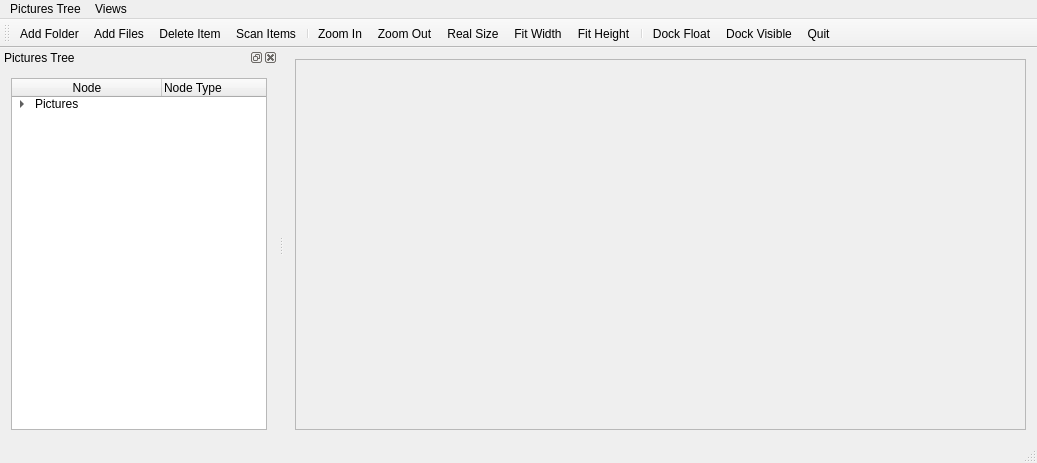
<?xml version="1.0" encoding="UTF-8"?>
<ui version="4.0">
 <class>MainWindow</class>
 <widget class="QMainWindow" name="MainWindow">
  <property name="geometry">
   <rect>
    <x>0</x>
    <y>0</y>
    <width>1037</width>
    <height>463</height>
   </rect>
  </property>
  <property name="windowTitle">
   <string>MainWindow</string>
  </property>
  <widget class="QWidget" name="centralWidget">
   <layout class="QHBoxLayout" name="horizontalLayout">
    <item>
     <widget class="QScrollArea" name="scrollArea">
      <property name="widgetResizable">
       <bool>true</bool>
      </property>
      <widget class="QWidget" name="scrollAreaWidgetContents">
       <property name="geometry">
        <rect>
         <x>0</x>
         <y>0</y>
         <width>702</width>
         <height>339</height>
        </rect>
       </property>
       <layout class="QVBoxLayout" name="verticalLayout">
        <item>
         <widget class="QLabel" name="labelPic">
          <property name="text">
           <string/>
          </property>
         </widget>
        </item>
       </layout>
      </widget>
     </widget>
    </item>
   </layout>
  </widget>
  <widget class="QMenuBar" name="menuBar">
   <property name="geometry">
    <rect>
     <x>0</x>
     <y>0</y>
     <width>1037</width>
     <height>22</height>
    </rect>
   </property>
   <widget class="QMenu" name="menuPic">
    <property name="title">
     <string>Pictures Tree</string>
    </property>
    <addaction name="actAddFolder"/>
    <addaction name="actAddFiles"/>
    <addaction name="actDeleteItem"/>
    <addaction name="actScanItems"/>
    <addaction name="separator"/>
    <addaction name="actQuit"/>
   </widget>
   <widget class="QMenu" name="menuViews">
    <property name="title">
     <string>Views</string>
    </property>
    <addaction name="actZoomIn"/>
    <addaction name="actZoomOut"/>
    <addaction name="actZoomRealSize"/>
    <addaction name="actZoomFitW"/>
    <addaction name="actZoomFitH"/>
   </widget>
   <addaction name="menuPic"/>
   <addaction name="menuViews"/>
  </widget>
  <widget class="QToolBar" name="mainToolBar">
   <property name="toolButtonStyle">
    <enum>Qt::ToolButtonTextUnderIcon</enum>
   </property>
   <attribute name="toolBarArea">
    <enum>TopToolBarArea</enum>
   </attribute>
   <attribute name="toolBarBreak">
    <bool>false</bool>
   </attribute>
   <addaction name="actAddFolder"/>
   <addaction name="actAddFiles"/>
   <addaction name="actDeleteItem"/>
   <addaction name="actScanItems"/>
   <addaction name="separator"/>
   <addaction name="actZoomIn"/>
   <addaction name="actZoomOut"/>
   <addaction name="actZoomRealSize"/>
   <addaction name="actZoomFitW"/>
   <addaction name="actZoomFitH"/>
   <addaction name="separator"/>
   <addaction name="actDockFloat"/>
   <addaction name="actDockVisible"/>
   <addaction name="actQuit"/>
  </widget>
  <widget class="QStatusBar" name="statusBar"/>
  <widget class="QDockWidget" name="dockWidget">
   <property name="windowTitle">
    <string>Pictures Tree</string>
   </property>
   <attribute name="dockWidgetArea">
    <number>1</number>
   </attribute>
   <widget class="QWidget" name="dockWidgetContents">
    <layout class="QVBoxLayout" name="verticalLayout_2">
     <item>
      <widget class="QTreeWidget" name="treeWidget">
       <property name="columnCount">
        <number>2</number>
       </property>
       <attribute name="headerDefaultSectionSize">
        <number>150</number>
       </attribute>
       <attribute name="headerMinimumSectionSize">
        <number>50</number>
       </attribute>
       <column>
        <property name="text">
         <string>Node</string>
        </property>
        <property name="textAlignment">
         <set>AlignCenter</set>
        </property>
       </column>
       <column>
        <property name="text">
         <string>Node Type</string>
        </property>
       </column>
       <item>
        <property name="text">
         <string>Pictures</string>
        </property>
        <item>
         <property name="text">
          <string>Group Node</string>
         </property>
         <property name="text">
          <string/>
         </property>
         <item>
          <property name="text">
           <string>Picture Node</string>
          </property>
         </item>
        </item>
        <item>
         <property name="text">
          <string>Group 2</string>
         </property>
         <item>
          <property name="text">
           <string>Picture 2</string>
          </property>
         </item>
        </item>
       </item>
      </widget>
     </item>
    </layout>
   </widget>
  </widget>
  <action name="actAddFolder">
   <property name="icon">
    <iconset resource="res.qrc">
     <normaloff>:/images/icons/open3.bmp</normaloff>:/images/icons/open3.bmp</iconset>
   </property>
   <property name="text">
    <string>Add Folder...</string>
   </property>
   <property name="toolTip">
    <string>Add Folder</string>
   </property>
   <property name="shortcut">
    <string>Ctrl+F</string>
   </property>
  </action>
  <action name="actAddFiles">
   <property name="icon">
    <iconset resource="res.qrc">
     <normaloff>:/images/icons/824.bmp</normaloff>:/images/icons/824.bmp</iconset>
   </property>
   <property name="text">
    <string>Add Files...</string>
   </property>
   <property name="toolTip">
    <string>Add Files</string>
   </property>
   <property name="shortcut">
    <string>Ctrl+N</string>
   </property>
  </action>
  <action name="actZoomIn">
   <property name="icon">
    <iconset resource="res.qrc">
     <normaloff>:/images/icons/418.bmp</normaloff>:/images/icons/418.bmp</iconset>
   </property>
   <property name="text">
    <string>Zoom In</string>
   </property>
   <property name="toolTip">
    <string>Zoom In</string>
   </property>
   <property name="shortcut">
    <string>Ctrl+I</string>
   </property>
  </action>
  <action name="actZoomOut">
   <property name="icon">
    <iconset resource="res.qrc">
     <normaloff>:/images/icons/416.bmp</normaloff>:/images/icons/416.bmp</iconset>
   </property>
   <property name="text">
    <string>Zoom Out</string>
   </property>
   <property name="toolTip">
    <string>Zoom Out</string>
   </property>
   <property name="shortcut">
    <string>Ctrl+O</string>
   </property>
  </action>
  <action name="actZoomRealSize">
   <property name="icon">
    <iconset resource="res.qrc">
     <normaloff>:/images/icons/414.bmp</normaloff>:/images/icons/414.bmp</iconset>
   </property>
   <property name="text">
    <string>Real Size</string>
   </property>
   <property name="toolTip">
    <string>Real Size</string>
   </property>
  </action>
  <action name="actZoomFitW">
   <property name="icon">
    <iconset resource="res.qrc">
     <normaloff>:/images/icons/424.bmp</normaloff>:/images/icons/424.bmp</iconset>
   </property>
   <property name="text">
    <string>Fit Width</string>
   </property>
   <property name="toolTip">
    <string>Fit Width</string>
   </property>
   <property name="shortcut">
    <string>Ctrl+W</string>
   </property>
  </action>
  <action name="actDeleteItem">
   <property name="icon">
    <iconset resource="res.qrc">
     <normaloff>:/images/icons/delete1.bmp</normaloff>:/images/icons/delete1.bmp</iconset>
   </property>
   <property name="text">
    <string>Delete Item</string>
   </property>
   <property name="toolTip">
    <string>Delete Item</string>
   </property>
  </action>
  <action name="actQuit">
   <property name="icon">
    <iconset resource="res.qrc">
     <normaloff>:/images/icons/exit.bmp</normaloff>:/images/icons/exit.bmp</iconset>
   </property>
   <property name="text">
    <string>Quit</string>
   </property>
   <property name="toolTip">
    <string>Quit</string>
   </property>
  </action>
  <action name="actZoomFitH">
   <property name="icon">
    <iconset resource="res.qrc">
     <normaloff>:/images/icons/426.bmp</normaloff>:/images/icons/426.bmp</iconset>
   </property>
   <property name="text">
    <string>Fit Height</string>
   </property>
   <property name="toolTip">
    <string>Fit Height</string>
   </property>
   <property name="shortcut">
    <string>Ctrl+H</string>
   </property>
  </action>
  <action name="actScanItems">
   <property name="icon">
    <iconset resource="res.qrc">
     <normaloff>:/images/icons/fold.bmp</normaloff>:/images/icons/fold.bmp</iconset>
   </property>
   <property name="text">
    <string>Scan Items</string>
   </property>
   <property name="toolTip">
    <string>Scan Items</string>
   </property>
  </action>
  <action name="actDockVisible">
   <property name="icon">
    <iconset resource="res.qrc">
     <normaloff>:/images/icons/414.bmp</normaloff>:/images/icons/414.bmp</iconset>
   </property>
   <property name="text">
    <string>Dock Visible</string>
   </property>
   <property name="toolTip">
    <string>Dock Visible</string>
   </property>
  </action>
  <action name="actDockFloat">
   <property name="icon">
    <iconset resource="res.qrc">
     <normaloff>:/images/icons/814.bmp</normaloff>:/images/icons/814.bmp</iconset>
   </property>
   <property name="text">
    <string>Dock Float</string>
   </property>
   <property name="toolTip">
    <string>Dock Float</string>
   </property>
  </action>
 </widget>
 <layoutdefault spacing="6" margin="11"/>
 <resources>
  <include location="res.qrc"/>
 </resources>
 <connections>
  <connection>
   <sender>actQuit</sender>
   <signal>triggered()</signal>
   <receiver>MainWindow</receiver>
   <slot>close()</slot>
   <hints>
    <hint type="sourcelabel">
     <x>-1</x>
     <y>-1</y>
    </hint>
    <hint type="destinationlabel">
     <x>518</x>
     <y>231</y>
    </hint>
   </hints>
  </connection>
 </connections>
</ui>
